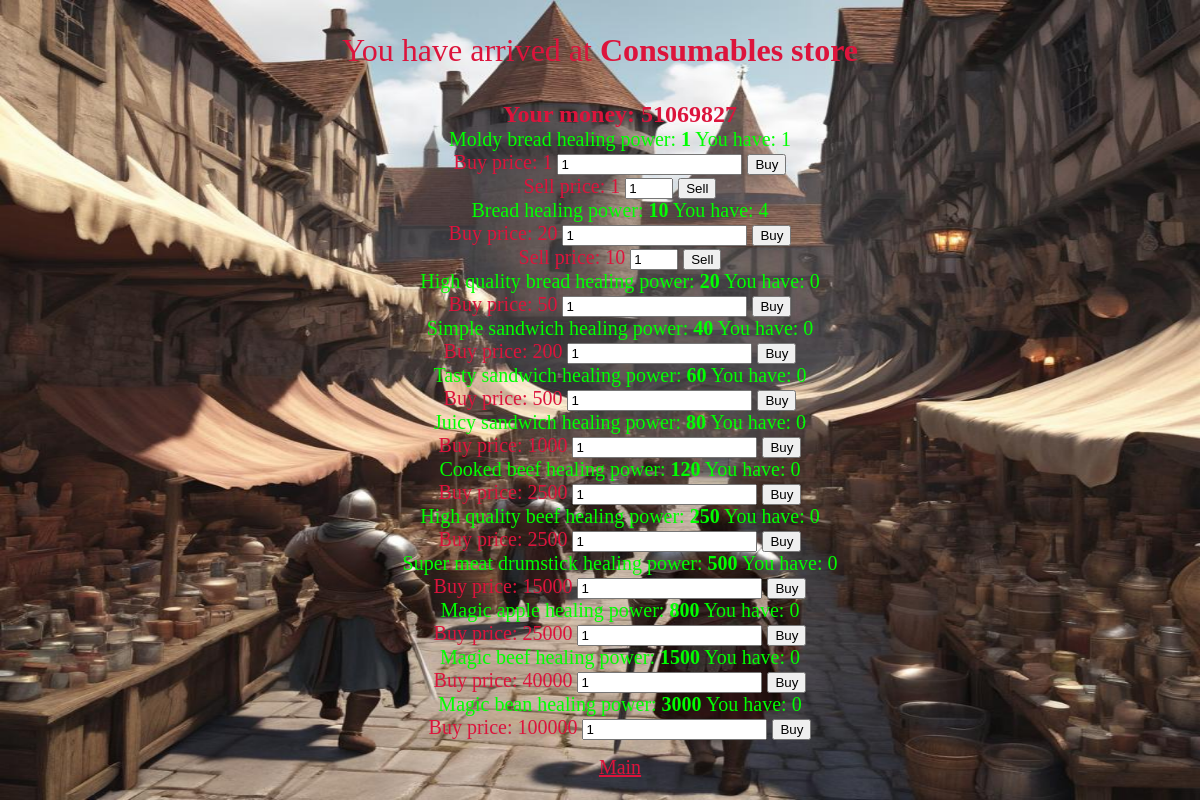
Screenshot of /bgame/city_location/Consumables store/ (signed in) with the database file from the repository.
### bgame/models.py (models this page shows, shortened)
class CityLocation(models.Model):
    city_location_name = models.CharField('Location', max_length=100, )
    def __str__(self):
        return f'{self.city_location_name}'

class Inventory(models.Model):
    player = models.ForeignKey(Player, on_delete=models.CASCADE)
    item = models.ForeignKey(Items, on_delete=models.CASCADE)
    quantity = models.PositiveIntegerField('Quantity', null=True, blank=True)

class Items(models.Model):
    item_name = models.CharField('Item name', max_length=100, default='nothing')
    item_type = models.CharField('Item type', max_length=100, default='nothing')
    healing_power = models.IntegerField('Healing power', default=4, null=True, blank=True)
    strength_modifier = models.IntegerField('Strenght bonus', default=0)
    defense_modifier = models.IntegerField('Defense bonus', default=0)
    health_modifier = models.IntegerField('Health modifier', default=0)
    item_buy_price = models.IntegerField('Buy price', default=50)
    item_sell_price = models.IntegerField('Sell price', default=50)
    store_location = models.ForeignKey('CityLocation', on_delete=models.CASCADE, blank=True, null=True)
    owners = models.ManyToManyField(Player, through='Inventory')

### bgame/views.py (the view)
# urls.py: path('city_location/<str:location_name>/', views.city_location_detail, name='city_location_detail'),
@login_required
def city_location_detail(request, location_name):
    player = request.user.player
    city_location = get_object_or_404(CityLocation, city_location_name=location_name)
    items_in_store = Inventory.objects.filter(player=player, item__store_location=city_location)
    item_quantity = [item.quantity for item in items_in_store]
    player_money = player.gold_pieces
    return render(request, 'city_location_detail.html', {
        'items_in_store': items_in_store,
        'city_location': city_location,
        'item_quantity': item_quantity,
        'player_money': player_money,
        'player': player,
    })

### templates/city_location_detail.html (shortened to what this page needs)
<!DOCTYPE html>
<html lang="en">
<head>
    {% load static %}
    <link rel="stylesheet" href="{% static 'css/styles.css' %}">
</head>
<body>
<div class="content">
    <p class="crimson2">You have arrived at <strong>{{ city_location }}</strong></p>
    <ul>
        <li class="crimson1b5"><strong>Your money: {{ player_money }}</strong></li>
        {% for item in items_in_store %}
            <li class="main-text1p25">
                {{ item.item.item_name }}
                {% if item.item.healing_power > 0 %}
                    healing power: <strong>{{ item.item.healing_power }}</strong>
                {% endif %}
                You have: {{ item.quantity }}
            </li>
            <li class="li1 crimson1b25">
                <label for="buy_quantity">Buy price: {{ item.item.item_buy_price }}</label>
                <form method="post" action="{% url 'buy_item' username=player.username item_name=item.item.item_name city_location_name=city_location %}" style="display: inline-block;">
                    <input type="number" id="buy_quantity" name="buy_quantity" value="1" min="1" style="display: inline-block;">
                    <input type="submit" value="Buy" style="display: inline-block;">
                </form>
            </li>
            {% if item.quantity > 0 %}
                <li class="li1 crimson1b25">
                    <label for="sell_quantity">Sell price: {{ item.item.item_sell_price }}</label>
                    <form method="post" action="{% url 'sell_item' username=player.username item_name=item.item.item_name city_location_name=city_location %}" style="display: inline-block;">
                        <input type="number" id="sell_quantity" name="sell_quantity" value="1" min="1" max="{{ item.quantity }}">
                        <input type="submit" value="Sell" style="display: inline-block;">
                    </form>
                </li>
            {% endif %}
        {% endfor %}
    </ul>
    <ul>
        <li><a class="nav-link crimson1b25" href="{% url 'main'%}">Main</a></li>
    </ul>
</div>
</body>
</html>

### bgame/static/css/styles.css (style rules this page uses)
body { margin: 0; padding: 0; }
.content { position: relative; z-index: 1; width: 100%; max-width: 850px; margin: 0 auto; top: 0; text-align: center; }
.main-text1p25 { font-size: 1.25em; color: #00FF00; }
ul { list-style: none; }
.crimson1b5 { font-size: 1.5em; color: #DC143C; }
.crimson1b25 { font-size: 1.25em; color: #DC143C; }
.crimson2 { font-size: 2em; color: #DC143C; }
.li1 label { display: inline-block; }

### rows the page displays
CityLocation: city_location_name "Consumables store"
Inventory: item.item_name "Moldy bread", item.healing_power "1", quantity "1", item.item_buy_price "1", item.item_sell_price "1", sell_quantity "1"
Inventory: item.item_name "Bread", item.healing_power "10", quantity "4", item.item_buy_price "20", item.item_sell_price "10"
Inventory: item.item_name "High quality bread", item.healing_power "20", quantity "0", item.item_buy_price "50"
Inventory: item.item_name "Simple sandwich", item.healing_power "40", quantity "0", item.item_buy_price "200"
Inventory: item.item_name "Tasty sandwich", item.healing_power "60", quantity "0", item.item_buy_price "500"
Inventory: item.item_name "Juicy sandwich", item.healing_power "80", quantity "0", item.item_buy_price "1000"
Inventory: item.item_name "Cooked beef", item.healing_power "120", quantity "0", item.item_buy_price "2500"
Inventory: item.item_name "High quality beef", item.healing_power "250", quantity "0", item.item_buy_price "2500"
Inventory: item.item_name "Super meat drumstick", item.healing_power "500", quantity "0", item.item_buy_price "15000"
Inventory: item.item_name "Magic apple", item.healing_power "800", quantity "0", item.item_buy_price "25000"
Inventory: item.item_name "Magic beef", item.healing_power "1500", quantity "0", item.item_buy_price "40000"
Inventory: item.item_name "Magic bean", item.healing_power "3000", quantity "0", item.item_buy_price "100000"

### other values shown
{{ player_money }} "51069827"
